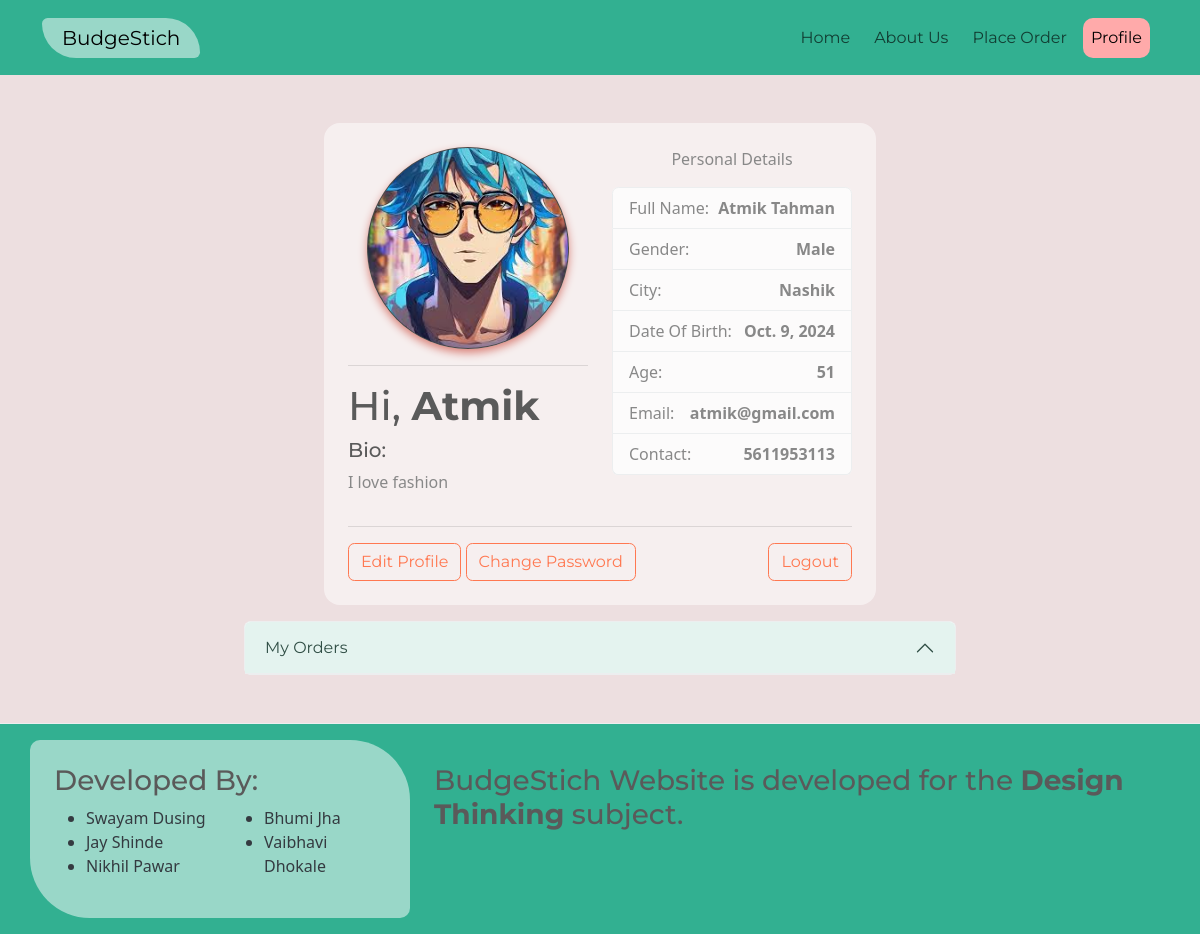
Page /userprofile/ (signed in) on the earlier database version.
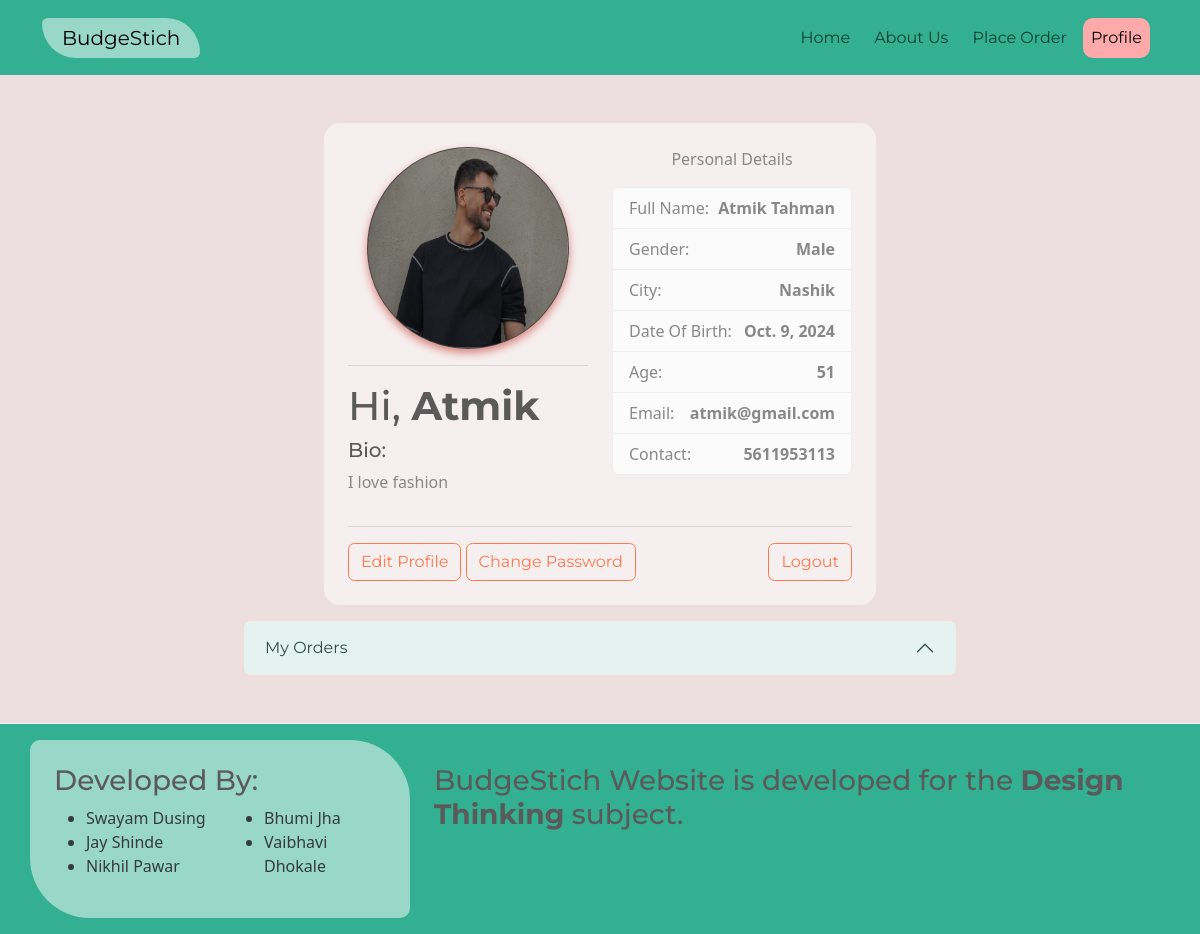
Same page on the later database version.
### coreapp/models.py (models this page shows, shortened)
class CustomUser(AbstractUser): #this contains the clients info
    USER_TYPE_CHOICES = (
        ('client', 'Client'),
        ('tailor', 'Tailor'),
    )
    USER_GENDER = (
        ('male', 'Male'),
        ('female', 'Female'),
    )
    user_type = models.CharField(max_length=10, choices=USER_TYPE_CHOICES)
    profilepic = models.ImageField(upload_to='profile_pics/', blank=True, null=True,)
    gender = models.CharField(max_length=10, choices=USER_GENDER)
    experience = models.PositiveIntegerField(blank=True,null=True)
    age = models.PositiveIntegerField(blank=True,null=True)
    dob = models.DateField(blank=True,null=True)
    address = models.CharField(max_length=20,blank=True,null=True)
    addzipcode = models.CharField(max_length=10,blank=True,null=True)
    addcity = models.CharField(max_length=15,blank=True,null=True)
    addstate = models.CharField(max_length=15,blank=True,null=True)
    ratings = models.IntegerField(blank=True,null=True,default=0)
    biodis = models.CharField(max_length=255,blank=True,null=True)
    contact = models.CharField(max_length=15,blank=True,null=True)
    groups = models.ManyToManyField(
        Group,
        related_name='customuser_set',  # Change the related_name here
        blank=True,
        help_text='The groups this user belongs to.',
        verbose_name='groups',
    )
    user_permissions = models.ManyToManyField(
        Permission,
        related_name='customuser_set',  # Change the related_name here
        blank=True,
        help_text='Specific permissions for this user.',
        verbose_name='user permissions',
    )

### coreapp/views.py (the view)
# urls.py: path('userprofile/',views.profile),
def profile(request):
    orders = DressOrder.objects.filter(user=request.user.username).order_by('-created_at')
    return render(request,'profile.html',{'orders':orders})

### coreapp/templates/profile.html (shortened to what this page needs)
{% extends "base.html" %}
{% load static %}
{% block content %}
<div class="container-fluid   p-5">
    <div class="container rounded-4 profbackground  p-4" style="width: 50%;">
        <div class="row">
            <div class="col-md-6">
                {% if request.user.profilepic %}
                <div class="d-flex justify-content-center">
                    <div class="divprof">
                        <img src="{{ request.user.profilepic.url }}" alt="Profile Background"
                        style="border-radius:50%;" width="200px" height="200px">
                    </div>
                </div>
                <hr>
                {% endif %}
                <h1>Hi, <strong>{{ request.user.username }}</strong></h1>
                <h5>Bio:</h5>
                <p>{{ request.user.biodis}}</p>
            </div>
            <div class="col-md-6">
                <p class="text-center">Personal Details</p>
                <ul class="list-group profbackground">
                    <li class="list-group-item d-flex justify-content-between align-items-center profbackground1">
                        Full Name: <strong>{{ request.user.first_name }} {{ request.user.last_name }}</strong>
                    </li>
                    <li class="list-group-item d-flex justify-content-between align-items-center profbackground1">
                        Gender: <strong>{{ request.user.get_gender_display }}</strong>
                    </li>
                    <li class="list-group-item d-flex justify-content-between align-items-center profbackground1">
                        City: <strong>{{ request.user.addcity }}</strong>
                    </li>
                    <li class="list-group-item d-flex justify-content-between align-items-center profbackground1">
                        Date Of Birth: <strong>{{ request.user.dob }}</strong>
                    </li>
                    <li class="list-group-item d-flex justify-content-between align-items-center profbackground1">
                        Age: <strong>{{ request.user.age }}</strong>
                    </li>
                    <li class="list-group-item d-flex justify-content-between align-items-center profbackground1">
                        Email: <strong>{{ request.user.email }}</strong>
                    </li>
                    <li class="list-group-item d-flex justify-content-between align-items-center profbackground1">
                        Contact: <strong>{{ request.user.contact }}</strong>
                    </li>
                </ul>
            </div>
        </div>
        <hr>
        <div class="d-flex">
            <div class="me-auto">
                <a href="/edituserinfo/" class="btn btn-outline-danger">Edit Profile</a>
                <a href="/changepass/" class="btn btn-outline-danger">Change Password</a>
            </div>
            <a href="/userlogout/" class="btn btn-outline-danger">Logout</a>
        </div>
    </div>
    {% if request.user.user_type == 'client' %}
    <div class="container mt-3 ">
        <div class="row d-flex justify-content-center">
            <div class="col-md-8">
                <div class="accordion" id="accordionExample">
                    <div class="accordion-item">
                        <h2 class="accordion-header">
                            <button class="accordion-button" type="button" data-bs-toggle="collapse" data-bs-target="#collapseOne"
                                aria-expanded="true" aria-controls="collapseOne">
                                My Orders
                            </button>
                        </h2>
                    </div>
                </div>
            </div>
        </div>
    </div>
    {% endif %}
</div>
{% endblock %}

### coreapp/templates/base.html (shortened to what this page needs)
{% load static %}
<!DOCTYPE html>
<html lang="en">
<head>
  <link rel="stylesheet" href="https://bootswatch.com/5/minty/bootstrap.min.css">
  <link rel="stylesheet" href="https://cdnjs.cloudflare.com/ajax/libs/font-awesome/6.0.0-beta3/css/all.min.css">
</head>
<body class="ultralightred">
  <div class="wrapper">
    <nav class="navbar navbar-expand-lg darkopacity" style="height: 75px;">
      <div class="container">
        <a class="navbar-brand  sitelogoedit1" href="/">BudgeStich</a>
        <div class="collapse navbar-collapse" id="navbarColor01">
          <ul class="navbar-nav ms-auto">
            <li class="nav-item me-2"><a href="/" class="nav-link {% if request.path == '/' %}tabactive{% endif %} navbtn" aria-current="page">Home</a></li>
            <li class="nav-item me-2"><a href="/aboutus/" class="nav-link {% if request.path == '/aboutus/' %}tabactive{% endif %} navbtn">About Us</a></li>
            {% if request.user.is_authenticated %}
              {% if request.user.user_type == 'tailor' %}
                <li class="nav-item me-2"><a href="/tailor_dashboard/" class="nav-link {% if request.path == '/tailor_dashboard/' %}tabactive{% endif %} navbtn">View Order</a></li>
              {% else %}
                <li class="nav-item me-2"><a href="/order/" class="nav-link {% if request.path == '/order/' %}tabactive{% endif %} navbtn">Place Order</a></li>
              {% endif %}
              <li class="nav-item me-2">
                <a href="/userprofile/" class="nav-link {% if request.path == '/userprofile/' %}tabactive{% endif %} ">
                  Profile
                </a>
              </li>
            {% else %}
              <li class="nav-item me-2"><a href="/usersignup/" class="nav-link {% if request.path == '/usersignup/' %}tabactive{% endif %} navbtn">Sign Up</a></li>
              <li class="nav-item me-2">
                <a href="/userlogin/" class="nav-link {% if request.path == '/userlogin/' %}tabactive{% endif %} navbtn">Log-In</a></li>
            {% endif %}
          </ul>
        </div>
      </div>
    </nav>
    {% block content %}
    {% endblock %}
    <div class="darkopacity text-dark p-3 border-top  footer  ">
      <div class="container">
        <div class="row">
          <div class="col-4 sitelogoedit1  p-4">
            <h3>Developed By:</h3>
            <div class="row">
              <div class="col">
                <ul>
                  <li>Swayam Dusing</li>
                  <li>Jay Shinde</li>
                  <li>Nikhil Pawar</li>
                </ul>
              </div>
              <div class="col">
                <ul>
                  <li>Bhumi Jha</li>
                  <li>Vaibhavi Dhokale</li>
                </ul>
              </div>
            </div>
          </div>
          <div class="col-8  p-4">
            <h3>BudgeStich Website is developed for the <strong>Design Thinking</strong> subject.</h3>
          </div>
        </div>
      </div>
    </div>
    </div>
</body>
</html>

### coreapp/templates/base.html (style rules this page uses)
html, body { height: 100%; margin: 0; }
.wrapper { display: flex; flex-direction: column; min-height: 100vh; }
.navbar { position: sticky; top: 0; z-index: 1020; }
.footer { margin-top: auto; }
.navbtn { background-color:transparent; border-radius: 10px; }
.tabactive { background-color: #FFAAAA; border-radius: 10px; color: black; }
.darkopacity { background-color: rgb(31, 171, 137,0.9); }
.ultralightred { background-color: #EDDFE0; }
.sitelogoedit1 { background-color: rgb(255, 255, 255, 0.5); padding: 5px 20px; border-radius: 10px 60px 10px 60px; }

### coreapp/templates/profile.html (style rules this page uses)
.profbackground { background-color: rgb(255, 255, 255, 0.5); }
.profbackground1 { background-color: rgb(255, 255, 255, 0.5); }
.divprof { background-color: rgba(0, 0, 0, 0.7); padding: 1px; border-radius: 50%; box-shadow: 0px 4px 8px #da847b; }

Differences in the rows shown:
changed CustomUser "Atmik": user.profilepic: a different picture
